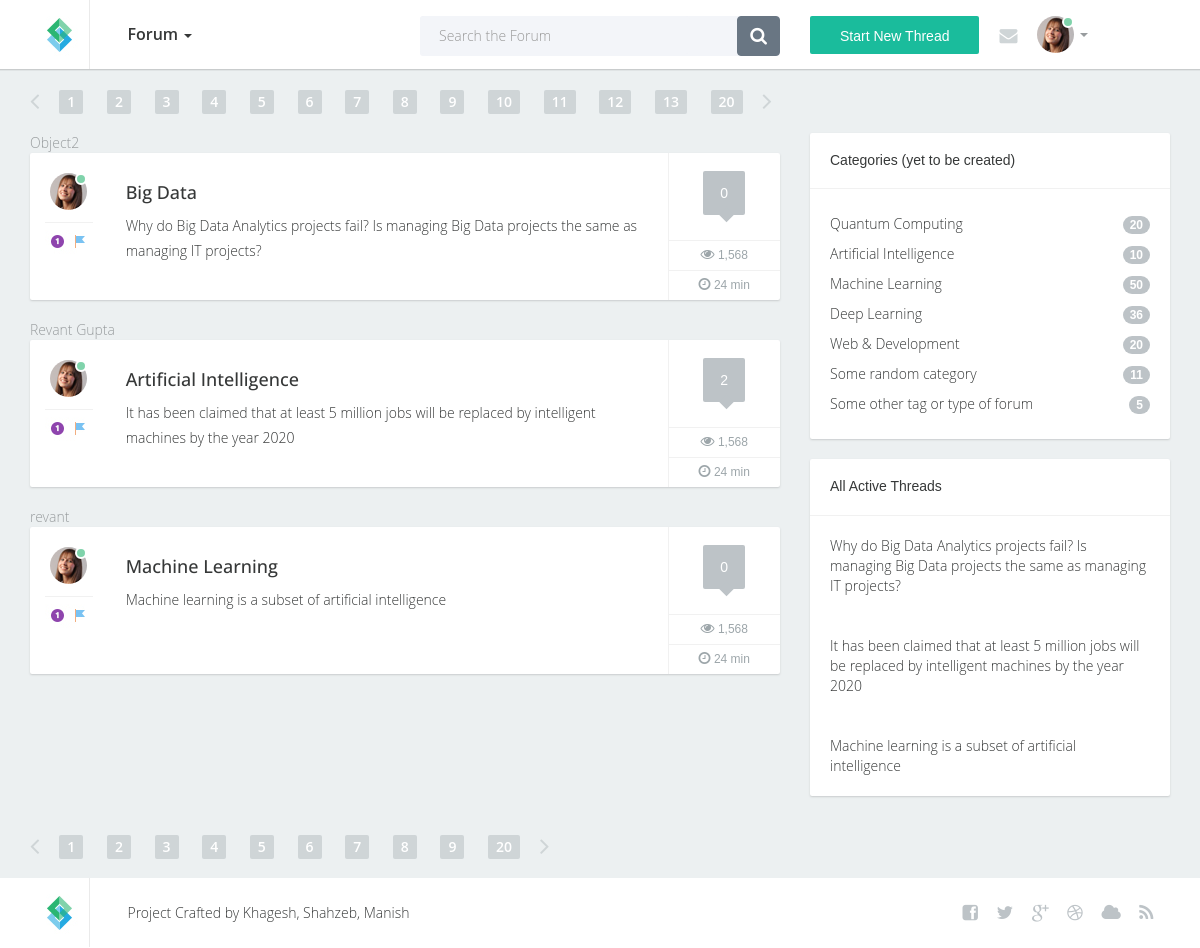
The page /forum/threads on the database as committed earlier.
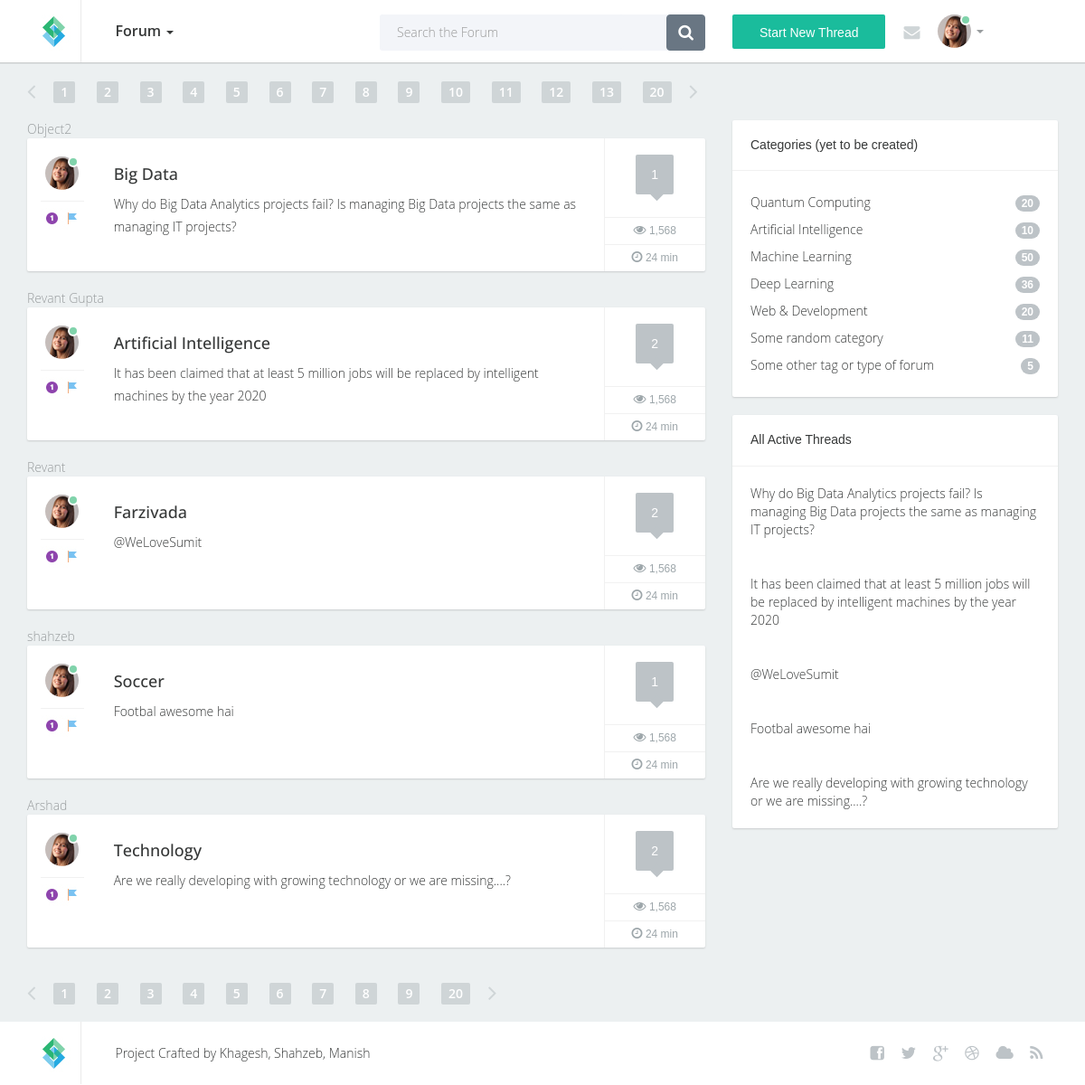
The same page on the database as committed later.
### authenticate_app/models.py (models this page shows)
class thread(models.Model):
    TOPIC_CHOICES = (
        ('TOPIC1', (
            ('S1', 'Subtopic 1'),
            ('S2', 'Subtopic 2 (Default)'),
        )
        ),
        ('TOPIC2', (
            ('S3', 'Subtopic 3'),
            ('S3', 'Subtopic 4'),
        )
        ),
        ('OT', 'OTHER'),
    )
    user_name = models.CharField(max_length=50)
    subject = models.CharField(max_length=50, unique=True)
    topic = models.CharField(
        max_length=2, choices=TOPIC_CHOICES, default="Subtopic 2")
    datetime = models.DateTimeField(auto_now=True)
    description = models.CharField(max_length = 150)
    post_body = models.TextField()
    likes = models.IntegerField(default = 0)
    dislikes = models.IntegerField(default = 0)
    def __str__(self):
        return self.subject

### authenticate_app/views.py (the view)
# urls.py: path('threads', views.display_all_threads, name = "viewforum"),
def display_all_threads(request):
    threads = thread.objects.order_by('datetime')
    print(threads)
    data = []
    for i in threads:
        no_of_reply = (len(reply.objects.filter(parent_post_id = i.id)))
        temp = {"thread_data":i, "num_of_reply" : no_of_reply}
        data.append(temp)
    print(no_of_reply)
    all_threads = {'threads': threads,
                    'data' : data,
                    'title' : "All Threads",
                    'no_of_reply' : no_of_reply}
    return render(request, 'index.html', all_threads)

### template/index.html (shortened to what this page needs)
{% extends 'base.html' %}
{% block bodyblock %}
{% load static %}
                <section class="content">
                    <div class="container">
                        <div class="row">
                            <div class="col-lg-8 col-xs-12 col-md-8">
                                <div class="pull-left">
                                    <a href="#" class="prevnext">
                                        <i class="fa fa-angle-left"></i>
                                    </a>
                                </div>
                                <div class="pull-left">
                                    <ul class="paginationforum">
                                        <li class="hidden-xs" class="active">
                                            <a href="#">1</a>
                                        </li>
                                        <li class="hidden-xs">
                                            <a href="#">2</a>
                                        </li>
                                        <li class="hidden-xs">
                                            <a href="#">3</a>
                                        </li>
                                        <li class="hidden-xs">
                                            <a href="#">4</a>
                                        </li>
                                        <li>
                                            <a href="#">5</a>
                                        </li>
                                        <li>
                                            <a href="#">6</a>
                                        </li>
                                        <li>
                                            <a href="#">7</a>
                                        </li>
                                        <li>
                                            <a href="#">8</a>
                                        </li>
                                        <li class="hidden-xs">
                                            <a href="#">9</a>
                                        </li>
                                        <li class="hidden-xs">
                                            <a href="#">10</a>
                                        </li>
                                        <li class="hidden-xs hidden-md">
                                            <a href="#">11</a>
                                        </li>
                                        <li class="hidden-xs hidden-md">
                                            <a href="#">12</a>
                                        </li>
                                        <li class="hidden-xs hidden-sm hidden-md">
                                            <a href="#">13</a>
                                        </li>
                                        <li>
                                            <a href="#">20</a>
                                        </li>
                                    </ul>
                                </div>
                                <div class="pull-left">
                                    <a href="#" class="prevnext last">
                                        <i class="fa fa-angle-right"></i>
                                    </a>
                                </div>
                            </div>
                        </div>
                    </div>
                <div class="container">
                    <div class="row">
                        <div class="col-lg-8 col-md-8">
                            {% for i in data %}
                                {{ i.thread_data.user_name }}
                            <div class="post">
                                <div class="wrap-ut pull-left">
                                    <div class="userinfo pull-left">
                                        <div class="avatar">
                                            <img src="{% static "images/avatar1.jpg" %}" alt="" />
                                            <div class="status green">&nbsp;</div>
                                        </div>
                                        <div class="icons">
                                            <img src="{% static "images/icon1.jpg" %}" alt="" /><img src="{% static "images/icon4.jpg" %}" alt="" />
                                        </div>
                                    </div>
                                    <div class="posttext pull-left">
                                        <h2><a href="{% url "viewthread" i.thread_data.id %}"> {{ i.thread_data.subject }} </a></h2>
                                        <p><a href="{% url "viewthread" i.thread_data.id %}"> {{ i.thread_data.description }} </a></p>
                                    </div>
                                    <div class="clearfix"></div>
                                </div>
                                <div class="postinfo pull-left">
                                    <div class="comments">
                                        <div class="commentbg">
                                            {{ i.num_of_reply }}
                                            <div class="mark"></div>
                                        </div>
                                    </div>
                                    <div class="views"><i class="fa fa-eye"></i> 1,568</div>
                                    <div class="time"><i class="fa fa-clock-o"></i> 24 min</div>
                                </div>
                                <div class="clearfix"></div>
                            </div>
                            {% endfor %}
                        </div>
<div class="col-lg-4 col-md-4">
    <div class="sidebarblock">
        <h3>Categories (yet to be created)</h3>
        <div class="divline"></div>
        <div class="blocktxt">
            <ul class="cats">
                <li>
                    <a href="#">Quantum Computing
                        <span class="badge pull-right">20</span>
                    </a>
                </li>
                <li>
                    <a href="#">Artificial Intelligence
                        <span class="badge pull-right">10</span>
                    </a>
                </li>
                <li>
                    <a href="#">Machine Learning
                        <span class="badge pull-right">50</span>
                    </a>
                </li>
                <li>
                    <a href="#">Deep Learning
                        <span class="badge pull-right">36</span>
                    </a>
                </li>
                <li>
                    <a href="#">Web &amp; Development
                        <span class="badge pull-right">20</span>
                    </a>
                </li>
                <li>
                    <a href="#">Some random category
                        <span class="badge pull-right">11</span>
                    </a>
                </li>
                <li>
                    <a href="#">Some other tag or type of forum
                        <span class="badge pull-right">5</span>
                    </a>
                </li>
            </ul>
        </div>
    </div>
    <div class="sidebarblock">
        <h3>All Active Threads</h3>
        <div class="divline"></div>
        {% for i in threads %}
        <div class="blocktxt">
            <a href="{% url "viewthread" i.id %}">{{ i.description }}</a>
        </div>
        {% endfor %}
    </div>
</div>
</div>
</div>
{% endblock %}

### template/base.html (shortened to what this page needs)
<!DOCTYPE html>
{% load static %}
<html lang="en">
<head>
    <link href="{% static "css/bootstrap.min.css" %}" rel="stylesheet">
    <link href="{% static "css/custom.css" %}" rel="stylesheet">
    <link rel="stylesheet" href="{% static "font-awesome-4.0.3/css/font-awesome.min.css" %}">
    <link rel="stylesheet" type="text/css" href="{% static "css/style.css" %}" media="screen" />
    <link rel="stylesheet" type="text/css" href="{% static "rs-plugin/css/settings.css" %}" media="screen" />
</head>
<body>
    <div class="container-fluid">
        <div class="headernav">
            <div class="container">
                <div class="row">
                    <div class="col-lg-1 col-xs-3 col-sm-2 col-md-2 logo ">
                        <a href="{% url 'home' %}">
                            <img src="{% static "images/logo.jpg" %}" alt="" />
                        </a>
                    </div>
                    <div class="col-lg-3 col-xs-9 col-sm-5 col-md-3 selecttopic">
                        <div class="dropdown">
                            <a data-toggle="dropdown" href="#">Forum </a>
                            <b class="caret"></b>
                        </div>
                    </div>
                    <div class="col-lg-4 search hidden-xs hidden-sm col-md-3">
                        <div class="wrap">
                            <form action="#" method="post" class="form">
                                <div class="pull-left txt">
                                    <input type="text" class="form-control" placeholder="Search the Forum">
                                </div>
                                <div class="pull-right">
                                    <button class="btn btn-default" type="button">
                                        <i class="fa fa-search"></i>
                                    </button>
                                </div>
                            </form>
                        </div>
                    </div>
                    <div class="col-lg-4 col-xs-12 col-sm-5 col-md-4 avt">
                        <div class="stnt pull-left">
                            <a href ="{% url 'createthread' %}"><button class="btn btn-primary">Start New Thread</button> </a>
                        </div>
                        <div class="env pull-left">
                            <i class="fa fa-envelope"></i>
                        </div>
                        <div class="avatar pull-left dropdown">
                            <a data-toggle="dropdown" href="#">
                                <img src="{% static "images/avatar1.jpg" %}" alt="" />
                            </a>
                            <b class="caret"></b>
                            <div class="status green">&nbsp;</div>
                        </div>
                        <div class="clearfix"></div>
                    </div>
                </div>
            </div>
        </div>
        {% block bodyblock %}
        {% endblock %}
<div class="container">
    <div class="row">
        <div class="col-lg-8 col-xs-12">
            <div class="pull-left">
                <a href="#" class="prevnext">
                    <i class="fa fa-angle-left"></i>
                </a>
            </div>
            <div class="pull-left">
                <ul class="paginationforum">
                    <li class="active">
                        <a href="#">1</a>
                    </li>
                    <li>
                        <a href="#">2</a>
                    </li>
                    <li>
                        <a href="#">3</a>
                    </li>
                    <li>
                        <a href="#">4</a>
                    </li>
                    <li>
                        <a href="#">5</a>
                    </li>
                    <li>
                        <a href="#">6</a>
                    </li>
                    <li>
                        <a href="#">7</a>
                    </li>
                    <li>
                        <a href="#">8</a>
                    </li>
                    <li class="hidden-xs">
                        <a href="#">9</a>
                    </li>
                    <li>
                        <a href="#">20</a>
                    </li>
                </ul>
            </div>
            <div class="pull-left">
                <a href="#" class="prevnext last">
                    <i class="fa fa-angle-right"></i>
                </a>
            </div>
        </div>
    </div>
</div>
</section>
<footer>
    <div class="container">
        <div class="row">
            <div class="col-lg-1 col-xs-3 col-sm-2 logo ">
                <a href="{% url 'home' %}">
                    <img src="{% static "images/logo.jpg" %}" alt="" />
                </a>
            </div>
            <div class="col-lg-8 col-xs-9 col-sm-5 ">Project Crafted by Khagesh, Shahzeb, Manish</div>
            <div class="col-lg-3 col-xs-12 col-sm-5 sociconcent">
                <ul class="socialicons">
                    <li>
                        <a href="#">
                            <i class="fa fa-facebook-square"></i>
                        </a>
                    </li>
                    <li>
                        <a href="#">
                            <i class="fa fa-twitter"></i>
                        </a>
                    </li>
                    <li>
                        <a href="#">
                            <i class="fa fa-google-plus"></i>
                        </a>
                    </li>
                    <li>
                        <a href="#">
                            <i class="fa fa-dribbble"></i>
                        </a>
                    </li>
                    <li>
                        <a href="#">
                            <i class="fa fa-cloud"></i>
                        </a>
                    </li>
                    <li>
                        <a href="#">
                            <i class="fa fa-rss"></i>
                        </a>
                    </li>
                </ul>
            </div>
        </div>
    </div>
</footer>
</div>
</body>
</html>

Rows that differ between the two databases and show on the page:
removed thread: thread_data.user_name "revant", thread_data.subject "Machine Learning", thread_data.description "Machine learning is a subset of artificial intelligence", num_of_reply "0", description "Machine learning is a subset of artificial intelligence"
changed thread "Big Data": num_of_reply "0" → "1"
added thread: thread_data.user_name "Revant", thread_data.subject "Farzivada", thread_data.description "@WeLoveSumit", num_of_reply "2", description "@WeLoveSumit"
added thread: thread_data.user_name "shahzeb", thread_data.subject "Soccer", thread_data.description "Footbal awesome hai", num_of_reply "1", description "Footbal awesome hai"
added thread: thread_data.user_name "Arshad", thread_data.subject "Technology", thread_data.description "Are we really developing with growing technology or we are missing....?", num_of_reply "2", description "Are we really developing with growing technology or we are missing....?"
